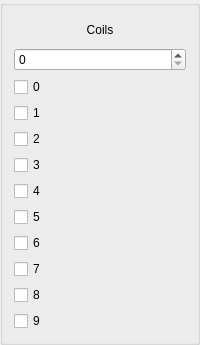
       <widget class="QGroupBox" name="verticalGroupBox_coil">
        <property name="sizePolicy">
         <sizepolicy hsizetype="Fixed" vsizetype="Preferred">
          <horstretch>0</horstretch>
          <verstretch>0</verstretch>
         </sizepolicy>
        </property>
        <property name="minimumSize">
         <size>
          <width>0</width>
          <height>0</height>
         </size>
        </property>
        <property name="maximumSize">
         <size>
          <width>16777215</width>
          <height>16777215</height>
         </size>
        </property>
        <layout class="QVBoxLayout" name="verticalLayout">
         <property name="sizeConstraint">
          <enum>QLayout::SetDefaultConstraint</enum>
         </property>
         <item>
          <widget class="QLabel" name="coils">
           <property name="sizePolicy">
            <sizepolicy hsizetype="Maximum" vsizetype="Preferred">
             <horstretch>0</horstretch>
             <verstretch>0</verstretch>
            </sizepolicy>
           </property>
           <property name="minimumSize">
            <size>
             <width>0</width>
             <height>25</height>
            </size>
           </property>
           <property name="maximumSize">
            <size>
             <width>200</width>
             <height>30</height>
            </size>
           </property>
           <property name="text">
            <string>Coils</string>
           </property>
           <property name="alignment">
            <set>Qt::AlignCenter</set>
           </property>
          </widget>
         </item>
         <item>
          <widget class="QSpinBox" name="spinBox_coilStartAddress">
           <property name="minimumSize">
            <size>
             <width>0</width>
             <height>20</height>
            </size>
           </property>
           <property name="maximumSize">
            <size>
             <width>200</width>
             <height>16777215</height>
            </size>
           </property>
           <property name="maximum">
            <number>8191</number>
           </property>
          </widget>
         </item>
         <item>
          <widget class="QCheckBox" name="coils_0">
           <property name="sizePolicy">
            <sizepolicy hsizetype="Maximum" vsizetype="Fixed">
             <horstretch>0</horstretch>
             <verstretch>0</verstretch>
            </sizepolicy>
           </property>
           <property name="minimumSize">
            <size>
             <width>0</width>
             <height>20</height>
            </size>
           </property>
           <property name="text">
            <string>0</string>
           </property>
          </widget>
         </item>
         <item>
          <widget class="QCheckBox" name="coils_1">
           <property name="sizePolicy">
            <sizepolicy hsizetype="Maximum" vsizetype="Fixed">
             <horstretch>0</horstretch>
             <verstretch>0</verstretch>
            </sizepolicy>
           </property>
           <property name="minimumSize">
            <size>
             <width>0</width>
             <height>20</height>
            </size>
           </property>
           <property name="text">
            <string>1</string>
           </property>
          </widget>
         </item>
         <item>
          <widget class="QCheckBox" name="coils_2">
           <property name="sizePolicy">
            <sizepolicy hsizetype="Maximum" vsizetype="Fixed">
             <horstretch>0</horstretch>
             <verstretch>0</verstretch>
            </sizepolicy>
           </property>
           <property name="minimumSize">
            <size>
             <width>0</width>
             <height>20</height>
            </size>
           </property>
           <property name="text">
            <string>2</string>
           </property>
          </widget>
         </item>
         <item>
          <widget class="QCheckBox" name="coils_3">
           <property name="sizePolicy">
            <sizepolicy hsizetype="Maximum" vsizetype="Fixed">
             <horstretch>0</horstretch>
             <verstretch>0</verstretch>
            </sizepolicy>
           </property>
           <property name="minimumSize">
            <size>
             <width>0</width>
             <height>20</height>
            </size>
           </property>
           <property name="text">
            <string>3</string>
           </property>
          </widget>
         </item>
         <item>
          <widget class="QCheckBox" name="coils_4">
           <property name="sizePolicy">
            <sizepolicy hsizetype="Maximum" vsizetype="Fixed">
             <horstretch>0</horstretch>
             <verstretch>0</verstretch>
            </sizepolicy>
           </property>
           <property name="minimumSize">
            <size>
             <width>0</width>
             <height>20</height>
            </size>
           </property>
           <property name="text">
            <string>4</string>
           </property>
          </widget>
         </item>
         <item>
          <widget class="QCheckBox" name="coils_5">
           <property name="sizePolicy">
            <sizepolicy hsizetype="Maximum" vsizetype="Fixed">
             <horstretch>0</horstretch>
             <verstretch>0</verstretch>
            </sizepolicy>
           </property>
           <property name="minimumSize">
            <size>
             <width>0</width>
             <height>20</height>
            </size>
           </property>
           <property name="text">
            <string>5</string>
           </property>
          </widget>
         </item>
         <item>
          <widget class="QCheckBox" name="coils_6">
           <property name="sizePolicy">
            <sizepolicy hsizetype="Maximum" vsizetype="Fixed">
             <horstretch>0</horstretch>
             <verstretch>0</verstretch>
            </sizepolicy>
           </property>
           <property name="minimumSize">
            <size>
             <width>0</width>
             <height>20</height>
            </size>
           </property>
           <property name="text">
            <string>6</string>
           </property>
          </widget>
         </item>
         <item>
          <widget class="QCheckBox" name="coils_7">
           <property name="sizePolicy">
            <sizepolicy hsizetype="Maximum" vsizetype="Fixed">
             <horstretch>0</horstretch>
             <verstretch>0</verstretch>
            </sizepolicy>
           </property>
           <property name="minimumSize">
            <size>
             <width>0</width>
             <height>20</height>
            </size>
           </property>
           <property name="text">
            <string>7</string>
           </property>
          </widget>
         </item>
         <item>
          <widget class="QCheckBox" name="coils_8">
           <property name="sizePolicy">
            <sizepolicy hsizetype="Maximum" vsizetype="Fixed">
             <horstretch>0</horstretch>
             <verstretch>0</verstretch>
            </sizepolicy>
           </property>
           <property name="minimumSize">
            <size>
             <width>0</width>
             <height>20</height>
            </size>
           </property>
           <property name="text">
            <string>8</string>
           </property>
          </widget>
         </item>
         <item>
          <widget class="QCheckBox" name="coils_9">
           <property name="sizePolicy">
            <sizepolicy hsizetype="Maximum" vsizetype="Fixed">
             <horstretch>0</horstretch>
             <verstretch>0</verstretch>
            </sizepolicy>
           </property>
           <property name="minimumSize">
            <size>
             <width>0</width>
             <height>20</height>
            </size>
           </property>
           <property name="text">
            <string>9</string>
           </property>
          </widget>
         </item>
        </layout>
       </widget>
